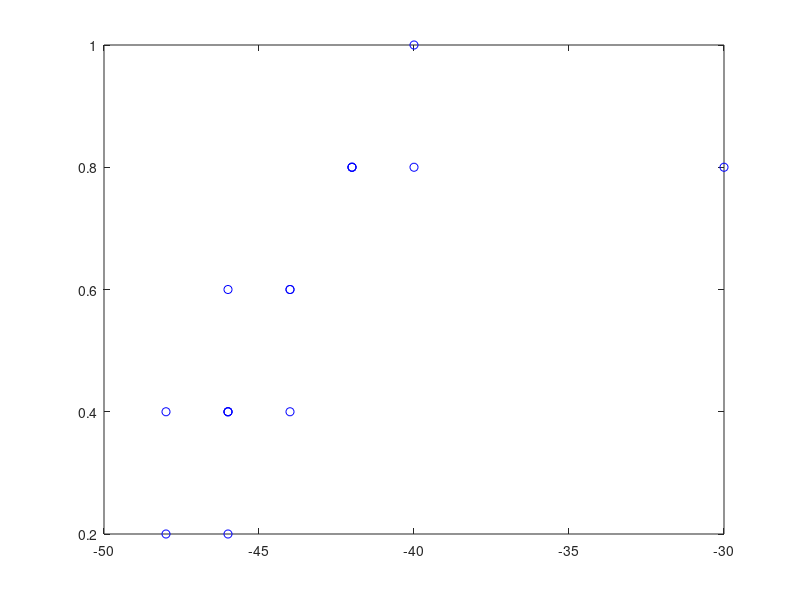

Write MATLAB code to recreate this figure. (Note: this script raises an error after producing the figure.)
%% sigmoid fuction for SRT with each speech intelligibility

%%
all_mean = [];
snr_list = [0:-10:-40, -42:-2:-50]; 

snr_0 = [5/5];
snr_10 = [5/5];
snr_20 = [5/5];
snr_30 = [4/5];
snr_40 = [4/5, 5/5];
snr_42 = [4/5, 4/5, 4/5];
snr_44 = [3/5, 3/5, 2/5];
snr_46 = [2/5, 2/5, 3/5, 1/5, 2/5];
snr_48 = [2/5, 1/5];
snr_50 = [0/5];

for i = 0:10:40
    snr = ['snr_',num2str(i)];
    eval(['mean_', num2str(i),'= mean(eval(snr));'])
    all_mean = [all_mean, eval(['mean_',num2str(i)])];
end
for i = 42:2:50
    snr = ['snr_',num2str(i)];
    eval(['mean_', num2str(i),'= mean(eval(snr));']);
    all_mean = [all_mean, eval(['mean_',num2str(i)])];
end

 
%%
cut=4;
figure
for i = length(snr_list)-1:-1:cut
    x = eval(['snr_', num2str(-snr_list(i))]);
    plot(snr_list(i), x, 'bo'); hold on
    %ylim([-0.5, 1.5])
end
%plot(snr_list(cut:end), all_mean(cut:end))

%figure(2)
[param,stat,fx] = sigm_fit_hjy(snr_list(cut:end),all_mean(cut:end),[0,1,nan,nan]);

% si 소수점 두자리 이하 버리기
fx.y = fix(fx.y*10^2) / 10^2;

si70_idx = find(fx.y==0.6); % 없음8ㄴ 
si70_snr = fx.x(si70_idx);

